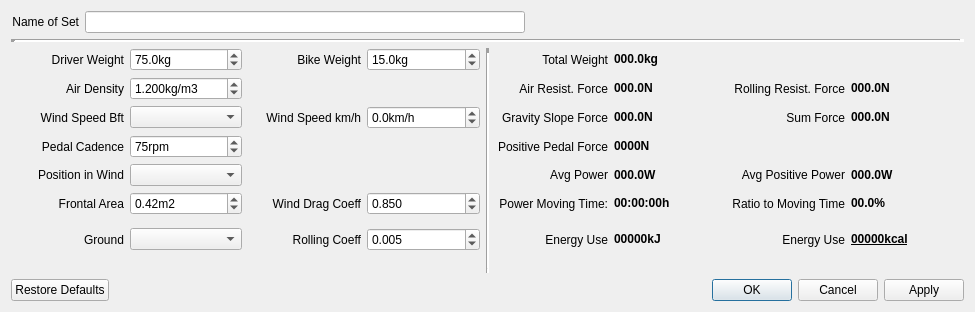
 <widget class="QDialog" name="IFilterEnergyCycleDlg">
  <property name="geometry">
   <rect>
    <x>0</x>
    <y>0</y>
    <width>975</width>
    <height>312</height>
   </rect>
  </property>
  <property name="windowTitle">
   <string>Dialog</string>
  </property>
  <layout class="QVBoxLayout" name="verticalLayout">
   <item>
    <layout class="QHBoxLayout" name="horizontalLayout_2">
     <item>
      <widget class="QLabel" name="labelNameOfSet">
       <property name="toolTip">
        <string/>
       </property>
       <property name="text">
        <string>Name of Set</string>
       </property>
       <property name="alignment">
        <set>Qt::AlignRight|Qt::AlignTrailing|Qt::AlignVCenter</set>
       </property>
      </widget>
     </item>
     <item>
      <widget class="QLineEdit" name="lineEditNameOfSet">
       <property name="toolTip">
        <string>&lt;html&gt;&lt;head/&gt;&lt;body&gt;&lt;p&gt;Individueller Name (max. 32 Zeichen) für das Parameterset.&lt;/p&gt;&lt;p&gt;Individual name (max. 32 characters) for the set of parameter.&lt;/p&gt;&lt;/body&gt;&lt;/html&gt;</string>
       </property>
       <property name="maxLength">
        <number>32</number>
       </property>
      </widget>
     </item>
     <item>
      <spacer name="horizontalSpacer">
       <property name="orientation">
        <enum>Qt::Horizontal</enum>
       </property>
       <property name="sizeHint" stdset="0">
        <size>
         <width>40</width>
         <height>20</height>
        </size>
       </property>
      </spacer>
     </item>
    </layout>
   </item>
   <item>
    <widget class="Line" name="line_3">
     <property name="lineWidth">
      <number>5</number>
     </property>
     <property name="orientation">
      <enum>Qt::Horizontal</enum>
     </property>
    </widget>
   </item>
   <item>
    <layout class="QHBoxLayout" name="horizontalLayout">
     <property name="bottomMargin">
      <number>0</number>
     </property>
     <item>
      <layout class="QGridLayout" name="gridLayout">
       <item row="5" column="5">
        <widget class="QLabel" name="label_5">
         <property name="text">
          <string>Positive Pedal Force</string>
         </property>
         <property name="alignment">
          <set>Qt::AlignRight|Qt::AlignTrailing|Qt::AlignVCenter</set>
         </property>
        </widget>
       </item>
       <item row="4" column="5">
        <widget class="QLabel" name="label_26">
         <property name="text">
          <string>Gravity Slope Force</string>
         </property>
         <property name="alignment">
          <set>Qt::AlignRight|Qt::AlignTrailing|Qt::AlignVCenter</set>
         </property>
        </widget>
       </item>
       <item row="9" column="1">
        <widget class="QComboBox" name="comboGround">
         <property name="toolTip">
          <string>&lt;html&gt;&lt;head/&gt;&lt;body&gt;&lt;p&gt;Untergrund&lt;/p&gt;&lt;p&gt;Werte für die Art des Untergrunds und der Bereifung für die Bestimmung des Rollwiderstandsbeiwerts.&lt;/p&gt;&lt;p&gt;Values for the type of ground surface and the tyres used to determine the rolling resistance coefficient.&lt;/p&gt;&lt;/body&gt;&lt;/html&gt;</string>
         </property>
        </widget>
       </item>
       <item row="7" column="0">
        <widget class="QLabel" name="label_16">
         <property name="text">
          <string>Frontal Area</string>
         </property>
         <property name="alignment">
          <set>Qt::AlignRight|Qt::AlignTrailing|Qt::AlignVCenter</set>
         </property>
        </widget>
       </item>
       <item row="2" column="5">
        <widget class="QLabel" name="label_1">
         <property name="toolTip">
          <string/>
         </property>
         <property name="text">
          <string>Total Weight</string>
         </property>
         <property name="alignment">
          <set>Qt::AlignRight|Qt::AlignTrailing|Qt::AlignVCenter</set>
         </property>
        </widget>
       </item>
       <item row="9" column="0">
        <widget class="QLabel" name="label_14">
         <property name="text">
          <string>Ground</string>
         </property>
         <property name="alignment">
          <set>Qt::AlignRight|Qt::AlignTrailing|Qt::AlignVCenter</set>
         </property>
        </widget>
       </item>
       <item row="2" column="4" rowspan="11">
        <widget class="Line" name="line">
         <property name="frameShadow">
          <enum>QFrame::Sunken</enum>
         </property>
         <property name="lineWidth">
          <number>5</number>
         </property>
         <property name="orientation">
          <enum>Qt::Vertical</enum>
         </property>
        </widget>
       </item>
       <item row="9" column="7">
        <widget class="QLabel" name="label_35">
         <property name="text">
          <string>Energy Use</string>
         </property>
         <property name="alignment">
          <set>Qt::AlignRight|Qt::AlignTrailing|Qt::AlignVCenter</set>
         </property>
        </widget>
       </item>
       <item row="3" column="8">
        <widget class="QLabel" name="labelRollResistForce">
         <property name="toolTip">
          <string>&lt;html&gt;&lt;head/&gt;&lt;body&gt;&lt;p&gt;Rollwiderstandskraft&lt;/p&gt;&lt;p&gt;Die Rollwiderstandskraft ist die Kraft in Newton, die im Durchschnitt über alle Trackpunkte für die Überwindung des Rollwiderstands benötigt wird.&lt;/p&gt;&lt;p&gt;The rolling resistance force is the force in Newton required on average over all track points to overcome the rolling resistance.&lt;/p&gt;&lt;/body&gt;&lt;/html&gt;</string>
         </property>
         <property name="text">
          <string>&lt;html&gt;&lt;head/&gt;&lt;body&gt;&lt;p&gt;&lt;span style=&quot; font-weight:600;&quot;&gt;000.0N&lt;/span&gt;&lt;/p&gt;&lt;/body&gt;&lt;/html&gt;</string>
         </property>
        </widget>
       </item>
       <item row="3" column="1">
        <widget class="QDoubleSpinBox" name="spinAirDensity">
         <property name="toolTip">
          <string>&lt;html&gt;&lt;head/&gt;&lt;body&gt;&lt;p&gt;Luftdichte&lt;/p&gt;&lt;p&gt;Luftdichte in kg/m3. Die Luftdichte ist abhängig von barometrischen Luftdruck, Höhe Normalnull und Temperatur.&lt;br/&gt;Einige Beispiele:&lt;br/&gt;Meereshöhe: 1,226kg/m3&lt;br/&gt;1500 Meter: 1,056kg/m3&lt;br/&gt;3000 Meter: 0,905kg/m3&lt;/p&gt;&lt;p&gt;Air density in kg/m3. The air density depends on barometric air pressure, altitude and temperature.&lt;br/&gt;Some examples:&lt;br/&gt;Sea level: 1.226kg/m3&lt;br/&gt;1500 meters: 1.056kg/m3&lt;br/&gt;3000 meters: 0.905kg/m3&lt;/p&gt;&lt;/body&gt;&lt;/html&gt;</string>
         </property>
         <property name="suffix">
          <string>kg/m3</string>
         </property>
         <property name="decimals">
          <number>3</number>
         </property>
         <property name="minimum">
          <double>0.500000000000000</double>
         </property>
         <property name="maximum">
          <double>1.500000000000000</double>
         </property>
         <property name="singleStep">
          <double>0.001000000000000</double>
         </property>
         <property name="value">
          <double>1.200000000000000</double>
         </property>
        </widget>
       </item>
       <item row="9" column="2">
        <widget class="QLabel" name="label_17">
         <property name="text">
          <string>Rolling Coeff</string>
         </property>
         <property name="alignment">
          <set>Qt::AlignRight|Qt::AlignTrailing|Qt::AlignVCenter</set>
         </property>
        </widget>
       </item>
       <item row="3" column="5">
        <widget class="QLabel" name="label_23">
         <property name="text">
          <string>Air Resist. Force</string>
         </property>
         <property name="alignment">
          <set>Qt::AlignRight|Qt::AlignTrailing|Qt::AlignVCenter</set>
         </property>
        </widget>
       </item>
       <item row="2" column="2">
        <widget class="QLabel" name="label_8">
         <property name="toolTip">
          <string/>
         </property>
         <property name="text">
          <string>Bike Weight</string>
         </property>
         <property name="alignment">
          <set>Qt::AlignRight|Qt::AlignTrailing|Qt::AlignVCenter</set>
         </property>
        </widget>
       </item>
       <item row="5" column="6">
        <widget class="QLabel" name="labelPositivePedalForce">
         <property name="toolTip">
          <string>&lt;html&gt;&lt;head/&gt;&lt;body&gt;&lt;p&gt;Pedalkraft&lt;/p&gt;&lt;p&gt;Die Kraft in Newton, die im Durchschnitt über alle Trackpunkte auf das Pedal aufgebracht wird. Negative Kräfte aus starken Rückenwind oder Bergabfahrt sind nicht berücksichtigt. Diese Kraft muss durch den Fahrer auf das Pedal aufgebracht werden. Je größer die Trittfrequenz, desto niedriger ist die Pedalkraft.&lt;/p&gt;&lt;p&gt;The force in Newton applied to the pedal on average over all track points. Negative forces from strong tail wind or downhill driving are not considered. This force must be applied to the pedal by the rider. The higher the cadence, the lower the pedal force.&lt;/p&gt;&lt;/body&gt;&lt;/html&gt;</string>
         </property>
         <property name="text">
          <string>&lt;html&gt;&lt;head/&gt;&lt;body&gt;&lt;p&gt;&lt;span style=&quot; font-weight:600;&quot;&gt;0000N&lt;/span&gt;&lt;/p&gt;&lt;/body&gt;&lt;/html&gt;</string>
         </property>
        </widget>
       </item>
       <item row="9" column="6">
        <widget class="QLabel" name="labelEnergyKJoule">
         <property name="toolTip">
          <string>&lt;html&gt;&lt;head/&gt;&lt;body&gt;&lt;p&gt;Energieverbrauch in kJ&lt;/p&gt;&lt;p&gt;Der Energieverbrauch für den Fahrer in kJoule für die Umsetzung der positive Leistung des Tracks bei einem Muskel-Wirkungsgrad von 23%.&lt;/p&gt;&lt;p&gt;The energy use (consumption) for the driver in kJoule for transforming the positive power of the track with a muscle efficiency of 23%.&lt;/p&gt;&lt;/body&gt;&lt;/html&gt;</string>
         </property>
         <property name="text">
          <string>&lt;html&gt;&lt;head/&gt;&lt;body&gt;&lt;p&gt;&lt;span style=&quot; font-weight:600;&quot;&gt;00000kJ&lt;/span&gt;&lt;/p&gt;&lt;/body&gt;&lt;/html&gt;</string>
         </property>
        </widget>
       </item>
       <item row="7" column="3">
        <widget class="QDoubleSpinBox" name="spinWindDragCoeff">
         <property name="toolTip">
          <string>&lt;html&gt;&lt;head/&gt;&lt;body&gt;&lt;p&gt;cw-Wert (Luftwiderstandsbeiwert)&lt;/p&gt;&lt;p&gt;Der cw-Wert (Luftwiderstandsbeiwert) gibt die Windschlüpfigkeit von Fahrer und Fahrrad gegenüber der Luft (Wind) an. Je größer dieser Wert ist, um so mehr Kraft wird für die Überwindung der Windkraft benötigt. Typische Werte für Fahrräder liegen zwischen 0,2 und 1.2.&lt;/p&gt;&lt;p&gt;The cw value (drag coefficient) indicates the wind slip of the rider and bicycle in relation to the air (wind). The greater this value, the more force is required to overcome the wind force. Typical values for bicycles are between 0.2 and 1.2.&lt;/p&gt;&lt;/body&gt;&lt;/html&gt;</string>
         </property>
         <property name="suffix">
          <string/>
         </property>
         <property name="decimals">
          <number>3</number>
         </property>
         <property name="minimum">
          <double>0.100000000000000</double>
         </property>
         <property name="maximum">
          <double>2.000000000000000</double>
         </property>
         <property name="singleStep">
          <double>0.001000000000000</double>
         </property>
         <property name="value">
          <double>0.850000000000000</double>
         </property>
        </widget>
       </item>
       <item row="7" column="5">
        <widget class="QLabel" name="label_31">
         <property name="text">
          <string>Power Moving Time:</string>
         </property>
         <property name="alignment">
          <set>Qt::AlignRight|Qt::AlignTrailing|Qt::AlignVCenter</set>
         </property>
        </widget>
       </item>
       <item row="3" column="6">
        <widget class="QLabel" name="labelAirResistForce">
         <property name="toolTip">
          <string>&lt;html&gt;&lt;head/&gt;&lt;body&gt;&lt;p&gt;Luftwiderstandskraft&lt;/p&gt;&lt;p&gt;Die Luftwiderstandskraft ist die Kraft in Newton, die im Durchschnitt über alle Trackpunkte für die Überwindung des Luftwiderstands benötigt wird. Berücksichtigt wird der Fahrtwind und Gegen- und Rückenwind. Bei starkem Rückenwind kann dieser Wert auch negativ sein.&lt;/p&gt;&lt;p&gt;The air resistance force is the force in Newton required on average over all track points to overcome air resistance. The airstream, headwind and tailwind are taken into account. With a strong tailwind, this value can be negative.&lt;/p&gt;&lt;/body&gt;&lt;/html&gt;</string>
         </property>
         <property name="text">
          <string>&lt;html&gt;&lt;head/&gt;&lt;body&gt;&lt;p&gt;&lt;span style=&quot; font-weight:600;&quot;&gt;000.0N&lt;/span&gt;&lt;/p&gt;&lt;/body&gt;&lt;/html&gt;</string>
         </property>
        </widget>
       </item>
       <item row="2" column="3">
        <widget class="QDoubleSpinBox" name="spinBikeWeight">
         <property name="toolTip">
          <string>&lt;html&gt;&lt;head/&gt;&lt;body&gt;&lt;p&gt;Fahrradgewicht&lt;/p&gt;&lt;p&gt;Das Fahrradgewicht in kg einschließlich Gepäck.&lt;/p&gt;&lt;p&gt;The weight of the bicycle in kg including luggage.&lt;/p&gt;&lt;/body&gt;&lt;/html&gt;</string>
         </property>
         <property name="suffix">
          <string>kg</string>
         </property>
         <property name="decimals">
          <number>1</number>
         </property>
         <property name="minimum">
          <double>5.000000000000000</double>
         </property>
         <property name="maximum">
          <double>35.000000000000000</double>
         </property>
         <property name="singleStep">
          <double>0.100000000000000</double>
         </property>
         <property name="value">
          <double>15.000000000000000</double>
         </property>
        </widget>
       </item>
       <item row="6" column="1">
        <widget class="QComboBox" name="comboWindPosition">
         <property name="toolTip">
          <string>&lt;html&gt;&lt;head/&gt;&lt;body&gt;&lt;p&gt;Position im Wind&lt;/p&gt;&lt;p&gt;Werte für die Art der Sitzposition als Vorgabewerte für die Windangriffsfläche in m2 und der Luftwiderstandszahl (cw-Wert).&lt;/p&gt;&lt;p&gt;Values for the type of seat position as default values for the wind frontal area in m2 and the drag coefficient (cw value).&lt;/p&gt;&lt;p</string>
         </property>
        </widget>
       </item>
       <item row="5" column="0">
        <widget class="QLabel" name="label_19">
         <property name="text">
          <string>Pedal Cadence</string>
         </property>
         <property name="alignment">
          <set>Qt::AlignRight|Qt::AlignTrailing|Qt::AlignVCenter</set>
         </property>
        </widget>
       </item>
       <item row="7" column="1">
        <widget class="QDoubleSpinBox" name="spinFrontalArea">
         <property name="toolTip">
          <string>&lt;html&gt;&lt;head/&gt;&lt;body&gt;&lt;p&gt;Frontalfläche&lt;/p&gt;&lt;p&gt;Die Fläche in m2 (Fahrer, Fahrrad, Gepäcktaschen, etc.), die dem Wind ausgesetzt ist.&lt;/p&gt;&lt;p&gt;The frontal area in m2 (rider, bicycle, bags, etc.) exposed to the wind.&lt;/p&gt;&lt;/body&gt;&lt;/html&gt;</string>
         </property>
         <property name="suffix">
          <string>m2</string>
         </property>
         <property name="decimals">
          <number>2</number>
         </property>
         <property name="minimum">
          <double>0.200000000000000</double>
         </property>
         <property name="maximum">
          <double>1.500000000000000</double>
         </property>
         <property name="singleStep">
          <double>0.010000000000000</double>
         </property>
         <property name="value">
          <double>0.420000000000000</double>
         </property>
        </widget>
       </item>
       <item row="9" column="8">
        <widget class="QLabel" name="labelEnergyKcal">
         <property name="toolTip">
          <string>&lt;html&gt;&lt;head/&gt;&lt;body&gt;&lt;p&gt;Energieverbrauch in kcal&lt;/p&gt;&lt;p&gt;Der Energieverbrauch für den Fahrer in kcal für die Umsetzung der positive Leistung des Tracks bei einem Muskel-Wirkungsgrad von 23%.&lt;/p&gt;&lt;p&gt;The energy use (consumption) for the driver in kcal for transforming the positive power of the track with a muscle efficiency of 23%.&lt;/p&gt;&lt;/body&gt;&lt;/html&gt;</string>
         </property>
         <property name="text">
          <string>&lt;html&gt;&lt;head/&gt;&lt;body&gt;&lt;p&gt;&lt;span style=&quot; font-weight:600; text-decoration: underline;&quot;&gt;00000kcal&lt;/span&gt;&lt;/p&gt;&lt;/body&gt;&lt;/html&gt;</string>
         </property>
        </widget>
       </item>
       <item row="3" column="0">
        <widget class="QLabel" name="label_6">
         <property name="text">
          <string>Air Density</string>
         </property>
         <property name="alignment">
          <set>Qt::AlignRight|Qt::AlignTrailing|Qt::AlignVCenter</set>
         </property>
        </widget>
       </item>
       <item row="9" column="3">
        <widget class="QDoubleSpinBox" name="spinRollingCoeff">
         <property name="toolTip">
          <string>&lt;html&gt;&lt;head/&gt;&lt;body&gt;&lt;p&gt;cr-Wert (Rollwiderstandsbeiwert)&lt;/p&gt;&lt;p&gt;Der Rollwiderstandsbeiwert bestimmt die Kraft, die für die Überwindung der Rollwiderstandskraft bestimmt. Maßgebliche Faktoren sind der Fahrbahnuntergrund und die Bereifung. Je größer dieser Wert ist, um so mehr Kraft wird für die Überwindung des Rollwiderstands benötigt.&lt;/p&gt;&lt;p&gt;The rolling resistance coefficient specifies the force used to overcome the rolling resistance force. The relevant factors are the road surface and the tyres. The higher this value is, the more force is required to overcome the rolling resistance.&lt;/p&gt;&lt;/body&gt;&lt;/html&gt;</string>
         </property>
         <property name="buttonSymbols">
          <enum>QAbstractSpinBox::UpDownArrows</enum>
         </property>
         <property name="suffix">
          <string/>
         </property>
         <property name="decimals">
          <number>3</number>
         </property>
         <property name="minimum">
          <double>0.000000000000000</double>
         </property>
         <property name="maximum">
          <double>0.500000000000000</double>
         </property>
         <property name="singleStep">
          <double>0.001000000000000</double>
         </property>
         <property name="value">
          <double>0.005000000000000</double>
         </property>
        </widget>
       </item>
       <item row="7" column="2">
        <widget class="QLabel" name="label_15">
         <property name="text">
          <string>Wind Drag Coeff</string>
         </property>
         <property name="alignment">
          <set>Qt::AlignRight|Qt::AlignTrailing|Qt::AlignVCenter</set>
         </property>
        </widget>
       </item>
       <item row="2" column="6">
        <widget class="QLabel" name="labelTotalWeight">
         <property name="toolTip">
          <string>&lt;html&gt;&lt;head/&gt;&lt;body&gt;&lt;p&gt;Gesamtgewicht&lt;/p&gt;&lt;p&gt;Das Gesamtgewicht in kg von Fahrer und Fahrrad inklusive Kleidung und Gepäck.&lt;/p&gt;&lt;p&gt;The total weight in kg of rider and bike including clothes and luggage.&lt;/p&gt;&lt;/body&gt;&lt;/html&gt;</string>
         </property>
         <property name="text">
          <string>&lt;html&gt;&lt;head/&gt;&lt;body&gt;&lt;p&gt;&lt;span style=&quot; font-weight:600;&quot;&gt;000.0kg&lt;/span&gt;&lt;/p&gt;&lt;/body&gt;&lt;/html&gt;</string>
         </property>
        </widget>
       </item>
       <item row="7" column="6">
        <widget class="QLabel" name="labelPowerMovingTime">
         <property name="toolTip">
          <string>&lt;html&gt;&lt;head/&gt;&lt;body&gt;&lt;p&gt;Leistungsbewegungszeit&lt;/p&gt;&lt;p&gt;Die Zeit in Bewegung und gleichzeitiger positiver Leistung durch den Fahrer. Zeiten mit negativer Leistung bei starkem Rückenwind oder Bergabfahrt sind nicht berücksichtigt.&lt;/p&gt;&lt;p&gt;The time in moving and at the same time positive power by the driver. Times with negative power in strong tail wind or downhill driving are not taken into account.&lt;/p&gt;&lt;/body&gt;&lt;/html&gt;</string>
         </property>
         <property name="text">
          <string>&lt;html&gt;&lt;head/&gt;&lt;body&gt;&lt;p&gt;&lt;span style=&quot; font-weight:600;&quot;&gt;00:00:00h&lt;/span&gt;&lt;/p&gt;&lt;/body&gt;&lt;/html&gt;</string>
         </property>
        </widget>
       </item>
       <item row="4" column="6">
        <widget class="QLabel" name="labelGravitySlopeForce">
         <property name="toolTip">
          <string>&lt;html&gt;&lt;head/&gt;&lt;body&gt;&lt;p&gt;Neigungskraft&lt;/p&gt;&lt;p&gt;Die Neigungskraft ist die Kraft in Newton, die im Durchschnitt über alle Trackpunkte für die Überwindung der Neigung bei der Bergauffahrt benötigt wird. Bei überwiegender Bergabfahrt kann die Neigungskraft negativ sein.&lt;/p&gt;&lt;p&gt;The gravity slope force is the force in Newton needed on average over all track points to overcome the slope on the uphill. In the case of mostly downhill driving, the gravity slope force can be negative.&lt;/p&gt;&lt;/body&gt;&lt;/html&gt;</string>
         </property>
         <property name="text">
          <string>&lt;html&gt;&lt;head/&gt;&lt;body&gt;&lt;p&gt;&lt;span style=&quot; font-weight:600;&quot;&gt;000.0N&lt;/span&gt;&lt;/p&gt;&lt;/body&gt;&lt;/html&gt;</string>
         </property>
        </widget>
       </item>
       <item row="6" column="7">
        <widget class="QLabel" name="label_4">
         <property name="text">
          <string>Avg Positive Power</string>
         </property>
         <property name="alignment">
          <set>Qt::AlignRight|Qt::AlignTrailing|Qt::AlignVCenter</set>
         </property>
        </widget>
       </item>
       <item row="4" column="2">
        <widget class="QLabel" name="label_9">
         <property name="text">
          <string>Wind Speed km/h</string>
         </property>
         <property name="alignment">
          <set>Qt::AlignRight|Qt::AlignTrailing|Qt::AlignVCenter</set>
         </property>
        </widget>
       </item>
       <item row="9" column="5">
        <widget class="QLabel" name="label_11">
         <property name="text">
          <string>Energy Use</string>
         </property>
         <property name="alignment">
          <set>Qt::AlignRight|Qt::AlignTrailing|Qt::AlignVCenter</set>
         </property>
        </widget>
       </item>
       <item row="7" column="7">
        <widget class="QLabel" name="label_33">
         <property name="text">
          <string>Ratio to Moving Time</string>
         </property>
         <property name="alignment">
          <set>Qt::AlignRight|Qt::AlignTrailing|Qt::AlignVCenter</set>
         </property>
        </widget>
       </item>
       <item row="6" column="5">
        <widget class="QLabel" name="label_7">
         <property name="text">
          <string>Avg Power</string>
         </property>
         <property name="alignment">
          <set>Qt::AlignRight|Qt::AlignTrailing|Qt::AlignVCenter</set>
         </property>
        </widget>
       </item>
       <item row="4" column="8">
        <widget class="QLabel" name="labelSumForce">
         <property name="toolTip">
          <string>&lt;html&gt;&lt;head/&gt;&lt;body&gt;&lt;p&gt;Summe Kraft&lt;/p&gt;&lt;p&gt;Summe der durchschnittlich benötigten Kraft für den Track für die Überwindung des Luftwiderstands, Rollwiderstands und Neigung. Dieser Wert kann negativ bei starkem Rückwind und/oder Bergabfahrt sein.&lt;/p&gt;&lt;p&gt;Sum of the average force required for the track to overcome wind resistance, rolling resistance and slope. This value can be negative for strong tailwind and/or downhill.&lt;/p&gt;&lt;/body&gt;&lt;/html&gt;</string>
         </property>
         <property name="text">
          <string>&lt;html&gt;&lt;head/&gt;&lt;body&gt;&lt;p&gt;&lt;span style=&quot; font-weight:600;&quot;&gt;000.0N&lt;/span&gt;&lt;/p&gt;&lt;/body&gt;&lt;/html&gt;</string>
         </property>
        </widget>
       </item>
       <item row="4" column="7">
        <widget class="QLabel" name="label_28">
         <property name="text">
          <string>Sum Force</string>
         </property>
         <property name="alignment">
          <set>Qt::AlignRight|Qt::AlignTrailing|Qt::AlignVCenter</set>
         </property>
        </widget>
       </item>
       <item row="5" column="1">
        <widget class="QDoubleSpinBox" name="spinPedalCadence">
         <property name="toolTip">
          <string>&lt;html&gt;&lt;head/&gt;&lt;body&gt;&lt;p&gt;Trittfrequenz&lt;/p&gt;&lt;p&gt;Die durchschnittliche Trittfrequenz in U/min für den Track wird für die Berechnung der Pedalkraft benötigt. Realistische Werte liegen zwischen 50 und 100 U/min.&lt;/p&gt;&lt;p&gt;The average cadence in rpm for the track is used to calculate the pedal force. Realistic values are between 50 and 100 rpm.&lt;/p&gt;&lt;/body&gt;&lt;/html&gt;</string>
         </property>
         <property name="suffix">
          <string>rpm</string>
         </property>
         <property name="decimals">
          <number>0</number>
         </property>
         <property name="minimum">
          <double>10.000000000000000</double>
         </property>
         <property name="maximum">
          <double>250.000000000000000</double>
         </property>
         <property name="singleStep">
          <double>1.000000000000000</double>
         </property>
         <property name="value">
          <double>75.000000000000000</double>
         </property>
        </widget>
       </item>
       <item row="4" column="1">
        <widget class="QComboBox" name="comboWindSpeed">
         <property name="toolTip">
          <string>&lt;html&gt;&lt;head/&gt;&lt;body&gt;&lt;p&gt;Windgeschw. Bft&lt;/p&gt;&lt;p&gt;Werte für die Windgeschwindigkeit in Beaufortskala für die Vorgabe der Windgeschwindigkeit in km/h. Positive Werte für Gegenwind und negative Werte für Rückenwind.&lt;/p&gt;&lt;p&gt;Values for the wind speed in Beaufort scale for specifying the wind speed in km/h. Positive values for headwind and negative values for tailwind.&lt;/p&gt;&lt;/body&gt;&lt;/html&gt;</string>
         </property>
        </widget>
       </item>
       <item row="6" column="6">
        <widget class="QLabel" name="labelPower">
         <property name="toolTip">
          <string>&lt;html&gt;&lt;head/&gt;&lt;body&gt;&lt;p&gt;Leistung&lt;/p&gt;&lt;p&gt;Die Leistung in Watt im Durchschnitt über alle Trackpunkte. Negative Leistung aus starken Rückenwind oder Bergabfahrt sind berücksichtigt.&lt;/p&gt;&lt;p&gt;The power in Watt on average over all track points. Negative power from strong tailwind or downhill driving are taken into account.&lt;/p&gt;&lt;/body&gt;&lt;/html&gt;</string>
         </property>
         <property name="text">
          <string>&lt;html&gt;&lt;head/&gt;&lt;body&gt;&lt;p&gt;&lt;span style=&quot; font-weight:600;&quot;&gt;000.0W&lt;/span&gt;&lt;/p&gt;&lt;/body&gt;&lt;/html&gt;</string>
         </property>
        </widget>
       </item>
       <item row="2" column="0">
        <widget class="QLabel" name="label">
         <property name="toolTip">
          <string/>
         </property>
         <property name="text">
          <string>Driver Weight</string>
         </property>
         <property name="alignment">
          <set>Qt::AlignRight|Qt::AlignTrailing|Qt::AlignVCenter</set>
         </property>
        </widget>
       </item>
       <item row="3" column="7">
        <widget class="QLabel" name="label_24">
         <property name="text">
          <string>Rolling Resist. Force</string>
         </property>
         <property name="alignment">
          <set>Qt::AlignRight|Qt::AlignTrailing|Qt::AlignVCenter</set>
         </property>
        </widget>
       </item>
       <item row="6" column="8">
        <widget class="QLabel" name="labelPositivePower">
         <property name="toolTip">
          <string>&lt;html&gt;&lt;head/&gt;&lt;body&gt;&lt;p&gt;Positive Leistung&lt;/p&gt;&lt;p&gt;Die positive Leistung in Watt, die im Durchschnitt über alle Trackpunkte aufgebracht werden muss. Negative Leistung aus starken Rückenwind oder Bergabfahrt sind nicht berücksichtigt. Diese Leistung muss durch den Fahrer im Durchschnitt für den Track aufgebracht werden.&lt;/p&gt;&lt;p&gt;The positive power in Watt that must be applied to all track points on average. Negative power from strong tailwind or downhill driving are not taken into account. This power must be applied by the driver on average for the track.&lt;/p&gt;&lt;/body&gt;&lt;/html&gt;</string>
         </property>
         <property name="text">
          <string>&lt;html&gt;&lt;head/&gt;&lt;body&gt;&lt;p&gt;&lt;span style=&quot; font-weight:600;&quot;&gt;000.0W&lt;/span&gt;&lt;/p&gt;&lt;/body&gt;&lt;/html&gt;</string>
         </property>
        </widget>
       </item>
       <item row="4" column="3">
        <widget class="QDoubleSpinBox" name="spinWindSpeed">
         <property name="toolTip">
          <string>&lt;html&gt;&lt;head/&gt;&lt;body&gt;&lt;p&gt;Windgeschwindigkeit km/h&lt;/p&gt;&lt;p&gt;Die Windgeschwindigkeit in km/h wird bei der Berechnung der benötigten Kraft für die Überwindung des Luftwiderstands berücksichtigt. Positive Werte werden für Gegenwind und negative Werte für Rückenwind berücksichtigt. Der Wert können unabhängig von den Werten der Beaufortskala verändert werden.&lt;/p&gt;&lt;p&gt;The wind speed in km/h is taken into account when calculating the force required to overcome the air drag. Positive values for headwind and negative values for tailwind are taken into account. The value can be changed independently of the Beaufort scale values.&lt;/p&gt;&lt;/body&gt;&lt;/html&gt;</string>
         </property>
         <property name="suffix">
          <string>km/h</string>
         </property>
         <property name="decimals">
          <number>1</number>
         </property>
         <property name="minimum">
          <double>-100.000000000000000</double>
         </property>
         <property name="singleStep">
          <double>0.100000000000000</double>
         </property>
         <property name="value">
          <double>0.000000000000000</double>
         </property>
        </widget>
       </item>
       <item row="7" column="8">
        <widget class="QLabel" name="labelPowerMovingTimeRatio">
         <property name="toolTip">
          <string>&lt;html&gt;&lt;head/&gt;&lt;body&gt;&lt;p&gt;Verhältnis Leistungsbewegungszeit&lt;/p&gt;&lt;p&gt;Das Verhältnis der Leistungsbewegungszeit bezogen auf die Track Bewegungszeit in Prozent. Je geringer das Verhältnis ist, desto größer ist der Einfluss des Rückenwinds und Bergabfahrt.&lt;/p&gt;&lt;p&gt;The ratio of the power moving time related to the track moving time in percent. The lower the ratio, the greater the influence of tailwind and downhill.&lt;/p&gt;&lt;/body&gt;&lt;/html&gt;</string>
         </property>
         <property name="text">
          <string>&lt;html&gt;&lt;head/&gt;&lt;body&gt;&lt;p&gt;&lt;span style=&quot; font-weight:600;&quot;&gt;00.0%&lt;/span&gt;&lt;/p&gt;&lt;/body&gt;&lt;/html&gt;</string>
         </property>
        </widget>
       </item>
       <item row="6" column="0">
        <widget class="QLabel" name="label_13">
         <property name="text">
          <string>Position in Wind</string>
         </property>
         <property name="alignment">
          <set>Qt::AlignRight|Qt::AlignTrailing|Qt::AlignVCenter</set>
         </property>
        </widget>
       </item>
       <item row="2" column="1">
        <widget class="QDoubleSpinBox" name="spinDriverWeight">
         <property name="toolTip">
          <string>&lt;html&gt;&lt;head/&gt;&lt;body&gt;&lt;p&gt;Fahrergewicht&lt;/p&gt;&lt;p&gt;Das Fahrergewicht in kg einschließlich Kleidung.&lt;/p&gt;&lt;p&gt;The driver's weight in kg including clothing.&lt;/p&gt;&lt;/body&gt;&lt;/html&gt;</string>
         </property>
         <property name="whatsThis">
          <string/>
         </property>
         <property name="suffix">
          <string>kg</string>
         </property>
         <property name="decimals">
          <number>1</number>
         </property>
         <property name="minimum">
          <double>20.000000000000000</double>
         </property>
         <property name="maximum">
          <double>250.000000000000000</double>
         </property>
         <property name="singleStep">
          <double>0.100000000000000</double>
         </property>
         <property name="value">
          <double>75.000000000000000</double>
         </property>
        </widget>
       </item>
       <item row="4" column="0">
        <widget class="QLabel" name="label_3">
         <property name="text">
          <string>Wind Speed Bft</string>
         </property>
         <property name="alignment">
          <set>Qt::AlignRight|Qt::AlignTrailing|Qt::AlignVCenter</set>
         </property>
        </widget>
       </item>
      </layout>
     </item>
    </layout>
   </item>
   <item>
    <widget class="QDialogButtonBox" name="buttonBox">
     <property name="orientation">
      <enum>Qt::Horizontal</enum>
     </property>
     <property name="standardButtons">
      <set>QDialogButtonBox::Apply|QDialogButtonBox::Cancel|QDialogButtonBox::Ok|QDialogButtonBox::RestoreDefaults</set>
     </property>
    </widget>
   </item>
  </layout>
 </widget>
